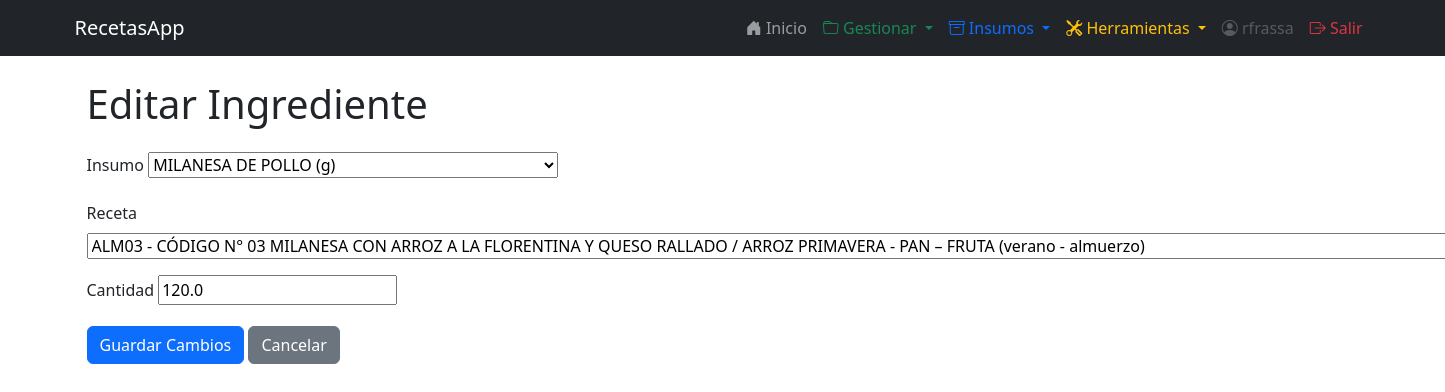
The app's page /recetas/ingredientes/166/editar/ (signed in) with its own data.
### recetas/models.py (models this page shows, shortened)
class Ingrediente(models.Model):
    insumo = models.ForeignKey(Insumo, on_delete=models.CASCADE, related_name='ingredientes')
    receta = models.ForeignKey(Receta, on_delete=models.CASCADE, related_name="ingredientes")
    cantidad = models.FloatField()
    usuario = models.ForeignKey(User, on_delete=models.CASCADE, null=True, blank=True, related_name='ingredientes')

### recetas/views.py (the view)
# urls.py: path('ingredientes/<int:ingrediente_id>/editar/', views.editar_ingrediente, name='editar_ingrediente'),
@login_required
def editar_ingrediente(request, ingrediente_id):
    ingrediente = get_object_or_404(Ingrediente, id=ingrediente_id)
    if request.method == 'POST':
        form = IngredienteForm(request.POST, instance=ingrediente)
        if form.is_valid():
            form.save()
            messages.success(request, 'Ingrediente actualizado correctamente.')
            return redirect('recetas:ingredientes_list')
    else:
        form = IngredienteForm(instance=ingrediente)
    return render(request, 'recetas/editar_ingrediente.html', {'form': form, 'ingrediente': ingrediente})

### recetas/forms.py
class IngredienteForm(forms.ModelForm):
    class Meta:
        model = Ingrediente
        fields = ['insumo', 'receta', 'cantidad']

### recetas/models.py (called while the page is built)
    def __str__(self):
        return f"{self.nombre} ({self.unidad})"

    def __str__(self):
        return f"{self.codigo} - {self.nombre} ({self.temporada} - {self.tipo_comida})"

### recetas/templates/recetas/editar_ingrediente.html (shortened to what this page needs)
{% extends 'recetas/base.html' %}
{% block content %}
<div class="container mt-4">
    <h1 class="mb-4">Editar Ingrediente</h1>
    <form method="post" novalidate>
        {% for field in form %}
            <div class="mb-3">
                <label class="form-label" for="{{ field.id_for_label }}">{{ field.label }}</label>
                {{ field }}
            </div>
        {% endfor %}
        <button type="submit" class="btn btn-primary">Guardar Cambios</button>
        <a href="{% url 'recetas:ingredientes_list' %}" class="btn btn-secondary">Cancelar</a>
    </form>
</div>
{% endblock %}

### recetas/templates/recetas/base.html (shortened to what this page needs)
<!DOCTYPE html>
<html lang="es">
<head>
    <link href="https://cdn.jsdelivr.net/npm/bootstrap@5.3.0/dist/css/bootstrap.min.css" rel="stylesheet">
    <link href="https://cdn.jsdelivr.net/npm/bootstrap-icons@1.10.5/font/bootstrap-icons.css" rel="stylesheet">
    <link href="https://cdn.jsdelivr.net/npm/flatpickr/dist/flatpickr.min.css" rel="stylesheet">
</head>
<body>
<nav class="navbar navbar-expand-lg navbar-dark bg-dark mb-4">
    <div class="container">
        <a class="navbar-brand" href="{% url 'recetas:index' %}">RecetasApp</a>
        <div class="collapse navbar-collapse" id="navbarNav">
            <ul class="navbar-nav ms-auto">
                {% if user.is_authenticated %}
                    <li class="nav-item">
                        <a class="nav-link" href="{% url 'recetas:index' %}">
                            <i class="bi bi-house-door-fill"></i> Inicio
                        </a>
                    </li>
                    <li class="nav-item dropdown">
                        <a class="nav-link dropdown-toggle text-success" href="#" id="gestionarDropdown" role="button" data-bs-toggle="dropdown" aria-expanded="false">
                            <i class="bi bi-folder"></i> Gestionar
                        </a>
                    </li>
                    <li class="nav-item dropdown">
                        <a class="nav-link dropdown-toggle text-primary" href="#" id="insumosDropdown" role="button" data-bs-toggle="dropdown" aria-expanded="false">
                            <i class="bi bi-archive"></i> Insumos
                        </a>
                    </li>
                    <li class="nav-item dropdown">
                        <a class="nav-link dropdown-toggle text-warning" href="#" id="herramientasDropdown" role="button" data-bs-toggle="dropdown" aria-expanded="false">
                            <i class="bi bi-tools"></i> Herramientas
                        </a>
                    </li>
                    <li class="nav-item">
                        <span class="nav-link disabled">
                            <i class="bi bi-person-circle"></i> {{ user.username }}
                        </span>
                    </li>
                    <li class="nav-item">
                        <a class="nav-link text-danger" href="{% url 'admin:logout' %}">
                            <i class="bi bi-box-arrow-right"></i> Salir
                        </a>
                    </li>
                {% else %}
                    <li class="nav-item">
                        <a class="nav-link" href="{% url 'admin:login' %}">
                            <i class="bi bi-box-arrow-in-right"></i> Entrar
                        </a>
                    </li>
                {% endif %}
            </ul>
        </div>
    </div>
</nav>
<div class="container">
    {% block content %}
    {% endblock %}
</div>
</body>
</html>

### records on screen
Ingrediente: form "MILANESA DE POLLO (g)" "ALM03 - CÓDIGO N° 03 MILANESA CON ARROZ A LA FLORENTINA Y QUESO RALLADO / ARROZ PRIMAVERA - PAN – FRUTA (verano - almuerzo)" "120.0"

### other values on screen
{{ user.username }} "rfrassa"
{{ field.label }} "Insumo" "Receta" "Cantidad"
